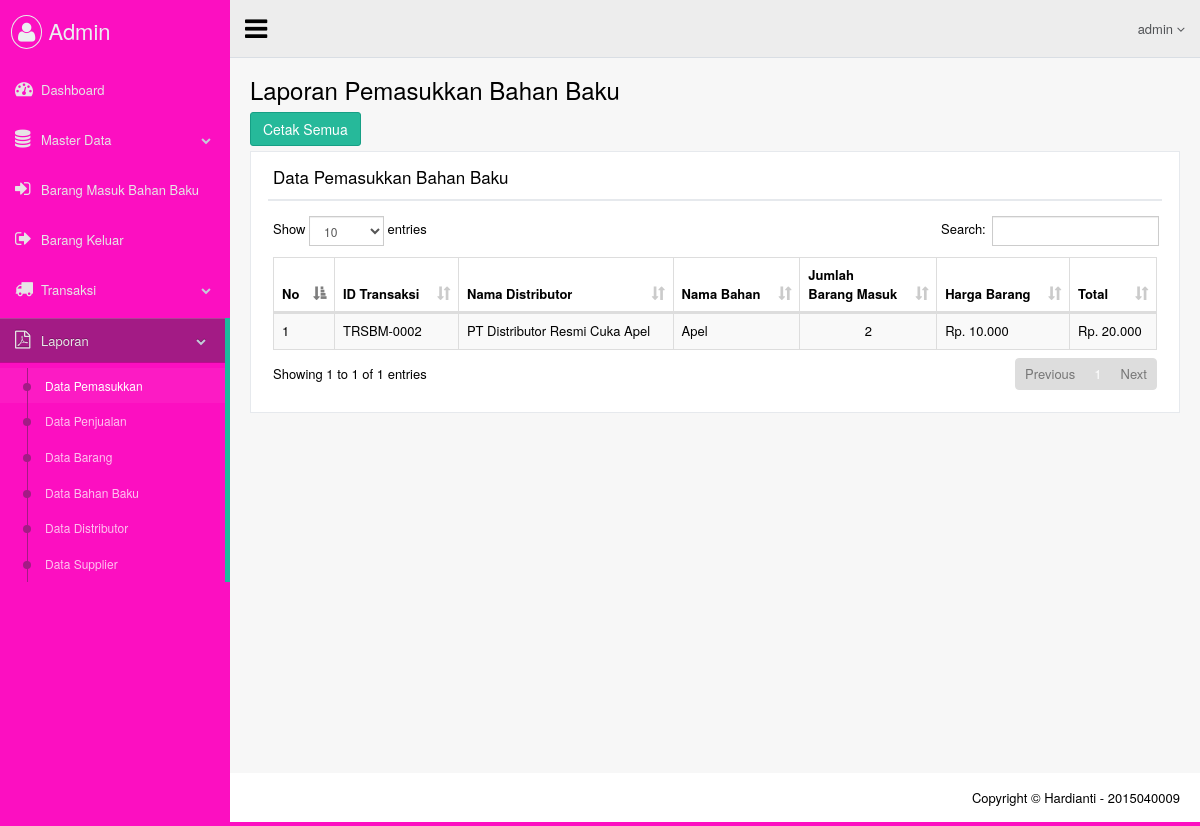
The page /views/admin/lap_pemasukkan.php (signed in) on the database its author committed.
### tables this page shows
CREATE TABLE `dta_trnsaksi_brng_masuk` (
  `id_transaksi` varchar(20) NOT NULL,
  `id_distributor` varchar(20) NOT NULL,
  `id_bahan_baku` varchar(20) NOT NULL,
  `jumlah` int(15) NOT NULL,
  `harga` int(15) NOT NULL,
  `total` int(15) NOT NULL,
  `waktu` varchar(20) NOT NULL
);

CREATE TABLE `dta_distributor` (
  `id_distributor` varchar(11) NOT NULL,
  `nama` varchar(50) NOT NULL,
  `nomor` varchar(15) NOT NULL,
  `fax` varchar(10) NOT NULL,
  `email` varchar(50) NOT NULL,
  `alamat` text NOT NULL
);

CREATE TABLE `dta_bahan_baku` (
  `id_bahan_baku` varchar(20) NOT NULL,
  `nama` varchar(50) NOT NULL,
  `jumlah` int(11) NOT NULL,
  `harga` int(11) NOT NULL,
  `satuan` varchar(50) NOT NULL
);

### views/admin/lap_pemasukkan.php (the view, shortened to what this page needs)
<?php include_once 'atribut/head.php'; ?>
<body class="nav-md">
  <div class="container body">
    <div class="main_container">
      <?php include_once 'atribut/header.php'; ?>
      <div class="right_col" role="main">
        <div class="">
          <div class="page-title">
            <div class="title_left">
              <h3>Laporan Pemasukkan Bahan Baku</h3>
            </div>
          </div>
          <div class="clearfix"></div>
          <div class="row">
            <div class="col-lg-3 col-md-3 col-sm-3 col-xs-12">
              <a href="laporan/lap_dta_cetak_brngmsuk.php" target="_blank">
                <button class="btn btn-success" type="submit" name="cetak">Cetak Semua</button>
              </a>
            </div>
          </div>
           <div class="row">
             <div class="col-md-12 col-sm-12 col-xs-12">
               <div class="x_panel">
                 <div class="x_title">
                   <h2>Data Pemasukkan Bahan Baku</h2>
                   <div class="clearfix"></div>
                 </div>
                 <div class="x_content">
                    <table class="table table-striped table-bordered" id="datatables" style="width: 100%">
                        <thead>
                          <tr>
                            <th>No</th>
                            <th>ID Transaksi</th>
                            <th>Nama Distributor</th>
                            <th>Nama Bahan</th>
                            <th>Jumlah <br> Barang Masuk</th>
                            <th>Harga Barang</th>
                            <th>Total</th>
                          </tr>
                        </thead>
                        <tbody>
                          <?php
                          $sql    = "SELECT dta_trnsaksi_brng_masuk.*, dta_distributor.nama AS nama_distributor, dta_bahan_baku.nama AS nama_bahan_baku FROM dta_trnsaksi_brng_masuk INNER JOIN dta_distributor ON dta_trnsaksi_brng_masuk.id_distributor = dta_distributor.id_distributor INNER JOIN dta_bahan_baku ON dta_trnsaksi_brng_masuk.id_bahan_baku = dta_bahan_baku.id_bahan_baku";
                          $result = $mysqli->query($sql);
                          $no = 1;
                          while ($row = $result->fetch_array(MYSQLI_ASSOC)) {
                            ?>
                            <tr>
                              <td><?php echo $no ?></td>
                              <td><?php echo $row['id_transaksi']; ?></td>
                              <td><?php echo $row['nama_distributor']; ?></td>
                              <td><?php echo $row['nama_bahan_baku']; ?></td>
                              <td align="center"><?php echo $row['jumlah']; ?></td>
                              <td><?php echo "Rp. ". number_format($row['harga'], 0, ",", "."); ?></td>
                              <td><?php echo "Rp. ". number_format($row['total'], 0, ",", "."); ?></td>
                            </tr>
                            <?php
                            $no++;
                          }
                          ?>
                        </tbody>
                    </table>
                 </div>
               </div>
             </div>
           </div>
        </div>
      </div>
      <?php include_once 'atribut/footer.php'; ?>
    </div>
  </div>
<?php include_once 'atribut/foot.php'; ?>

### rows shown on the page
dta_trnsaksi_brng_masuk: id_transaksi "TRSBM-0002", id_distributor.nama "PT Distributor Resmi Cuka Apel", id_bahan_baku.nama "Apel", jumlah "2", harga "10.000", total "20.000"
